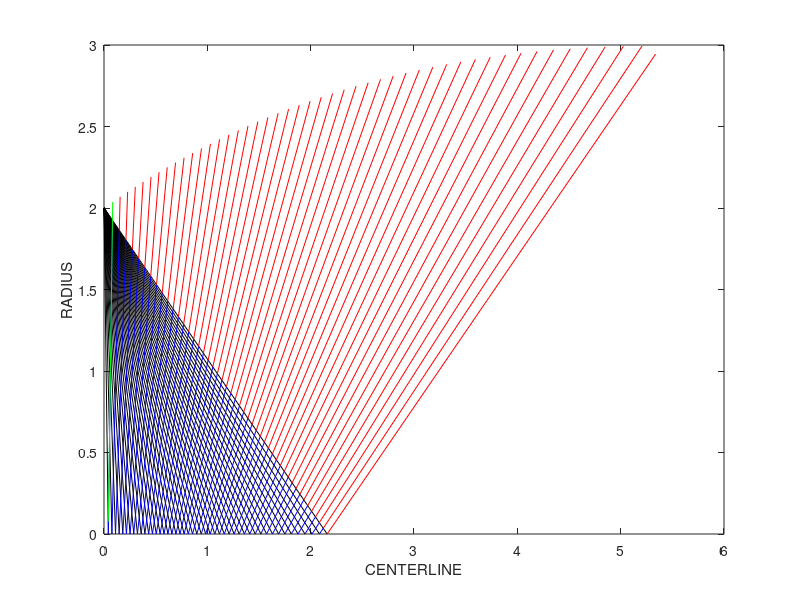

Write the MATLAB code that produced this figure. (Note: this script raises an error after producing the figure.)
clc; close all; clear all;
%INPUT VALUES
p_1 = 4000000;     %CHAMBER PRESSURE
T_1 = 3347;     %CHAMBER TEMP
FT = 0;      %DESIRED THRUST OR....
m_dot = 1800;   %DESIRED MASS FLOW RATE....
ALT = 9000;     %ALTITUDE
g = 1.475;       %GAMMA
R = 8.314/26.912;       %GAS CONSTANT

%% exit pressure
if (11000>ALT) && (ALT<25000)
    T = -56.46; %C
    p_o = 1000*(22.65*exp(1.73-0.000157*ALT));
elseif ALT>=25000
    T = -131.21 + 0.00299*ALT ;
    p_o = 1000*(2.488*((T+273.1)/216.6)^-11.388);
else
    T = 15.04 - 0.00649*ALT;
    p_o = 1000*(101.29*((T+273.1)/288.08)^5.256);
end

p_o = 101325;
%%  begin calculation
PR = p_o/p_1;
PR2 = (p_o/p_1)^((g-1)/g);
TT = (2*g*R*T_1)/(g-1);
p_t = ((2/(g+1))^(g/(g-1)))*2.068;
v_t = sqrt((2*g*R*T_1)/(g+1));
v_e = sqrt(TT*(1-PR2));

if m_dot==0
    m_dot=FT/v_e;
elseif FT==0
    FT = m_dot/v_e;
else
    fprintf('You can either set desired thrust OR mass flow rate')
end

T_e = T_1*(p_o/p_1)^((g-1)/g);
a_e = sqrt(g*R*T_e);

Me = v_e/a_e;

% MOC
TR = 2.0; %throat radius (cm)
RTOD = 180/pi;
DTOR = pi/180;
P = []; %x axis points
%% PM FUNCTION
v_PM = @(x) (sqrt((g+1)/(g-1)))*atan(sqrt(((g-1)/(g+1))*(x^2-1))) - atan(sqrt(x^2-1));


%% CALCULATE T_MAX, BREAK UP INTO DIVISIONS
T_max = 0.5*v_PM(Me)*RTOD;
DT = (90-T_max) - fix(90-T_max);
T(1) = DT*DTOR;
n = T_max*2;

for m = 2:n+1
    T(m) = (DT + (m-1))*DTOR;
    %Mach from T(i) using T(i) = v_PM (FALSE POSITION)
    x_int = [1 1.01*Me];
    func = @(x) T(m) - v_PM(x);
    M(m) = fzero(func,x_int);
    P(m) = 0 + TR*tan(T(m)); %X-AXIS POINTS
    %RRSLOPES
    RR(m) = -TR/P(m);
    %LR slopes
    LR(m) = tan(T(m)+asin(1/M(m)));
    SL(m) = -RR(m);
end
%% PLOTTING
P(1) = [];
l = length(P);

for j = 1:l
    P1 = [0 TR];
    P2 = [P(j) 0];
    plot(P2,P1,'k')
    hold on
    xlabel('CENTERLINE')
    ylabel('RADIUS')
end
hold on;
LR(1) = []; RR(1) = [];
SL(1) = [];
F = RR(m-1);

for c = 1:length(P)-1
    x(c) = (TR+SL(c)*P(c))/(SL(c)-F);
    y(c) = F*x(c)+TR;
    X_P = [P(c) x(c)];
    Y_P = [0 y(c)];
    plot(X_P,Y_P,'b');
end
hold on

%% FIRST WALL SECTION
TM = T_max*DTOR;
xw(1) = (TR+SL(1)*P(1))/(SL(1)-tan(TM));
yw(1) = tan(TM)*xw(1)+TR;
X_P2 = [P(1) xw];
Y_P2 = [P(2) yw];
plot(X_P2,Y_P2,'g');
%DIVIDE (delta slopes)
DTW = tan(TM)/(length(P)-1);
s(1) = tan(TM);
b(1) = TR;

    for k = 2:length(P)-1
        s(k) = tan(TM)-(k-1)*DTW; %slope
        b(k) = yw(k-1)-s(k)*xw(k-1); %y-int
        xw(k) = (b(k)+SL(k)*P(k))/(SL(k)-s(k));
        yw(k) = s(k)*xw(k)+b(k);
        X_P3 = [x(k) xw(k)];
        Y_P3 = [y(k) yw(k)];
        plot(X_P3,Y_P3,'r');
    end
    hold on

   % LAST POINT
    xf = (b(length(b))+SL(length(SL))*P(length(P)))/SL(length(SL));
    yf = b(length(b));
    X_F = [P(length(P)) xf];
    Y_F = [0 yf];
    plot(X_F,Y_F,'r');

    xw = [0 xw];
    yw = [TR yw];
    RTHROAT = TR;
    REXIT = yw(length(yw));
    disp("Diameter of throat: "+ num2str(RTHROAT*2)+"cm");
    disp("Diameter of exit: "+ num2str(REXIT*2)+"cm");

    AR = (RTHROAT/REXIT)^2;

    %xw
    %yw
